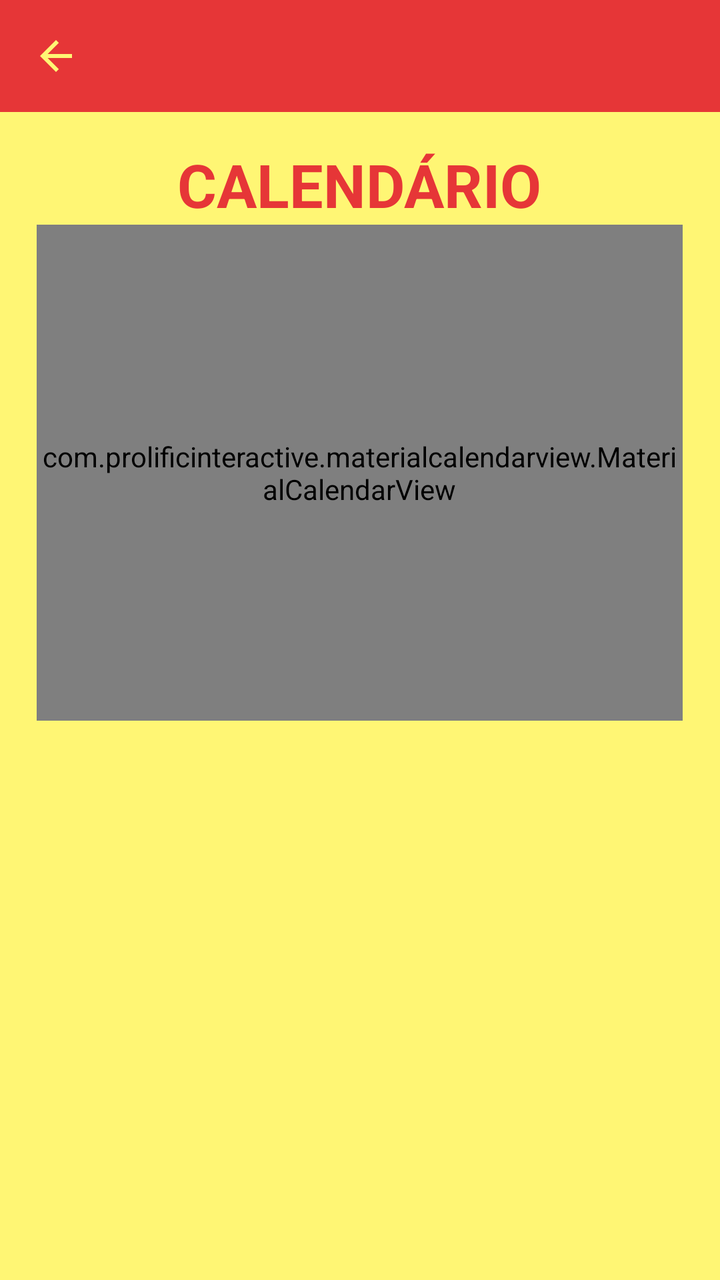
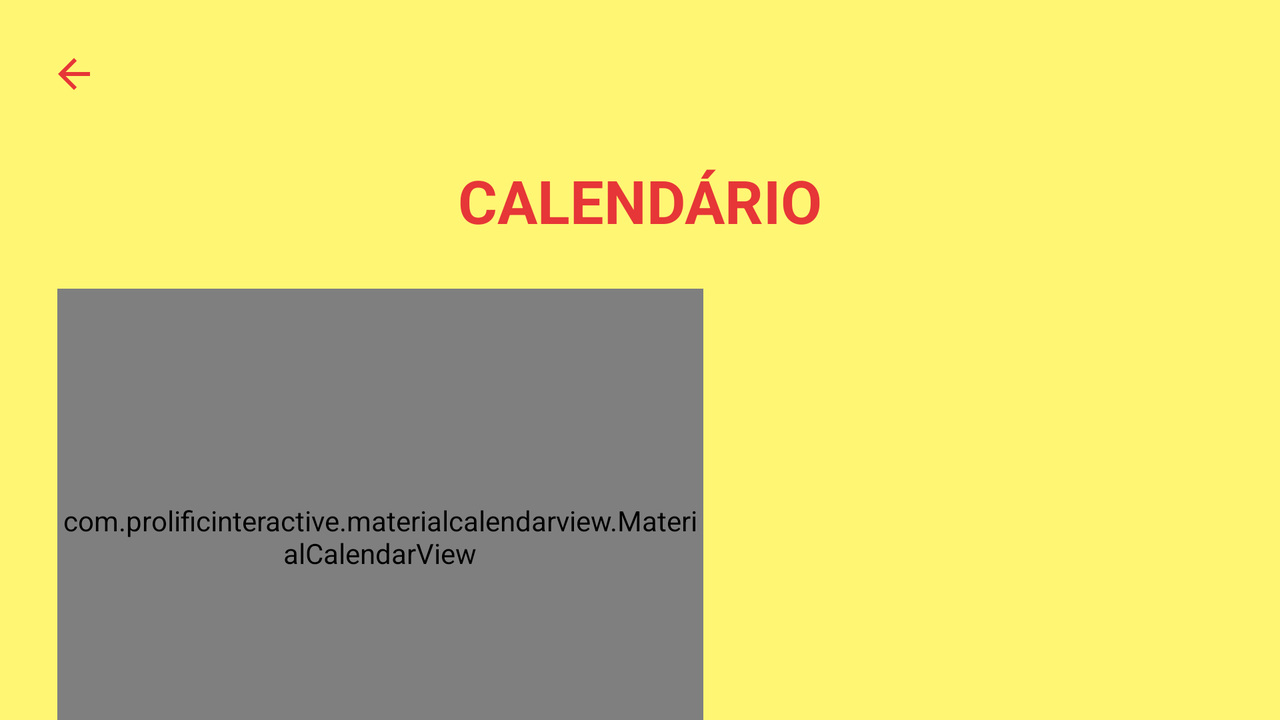

First picture: res/layout/ on a phone held upright. Second picture: the repository's own variant of that layout, on a device whose configuration matches the variant's folder. Source for both follows.
<!-- AndroidManifest.xml: application theme AppTheme -->
<!-- res/layout/activity_calendario.xml -->
<?xml version="1.0" encoding="utf-8"?>
<RelativeLayout xmlns:android="http://schemas.android.com/apk/res/android"
    xmlns:app="http://schemas.android.com/apk/res-auto"
    xmlns:tools="http://schemas.android.com/tools"
    android:layout_width="match_parent"
    android:layout_height="match_parent"
    android:background="@color/Amarelo"
    tools:context=".CalendarioActivity">

    <LinearLayout
        android:layout_width="match_parent"
        android:layout_height="match_parent"
        android:orientation="vertical">

        <com.google.android.material.appbar.AppBarLayout
            android:layout_width="match_parent"
            android:layout_height="wrap_content">

            <androidx.appcompat.widget.Toolbar
                android:id="@+id/tool_bar_calendario"
                android:layout_width="match_parent"
                android:layout_height="?attr/actionBarSize"
                app:navigationIcon="@drawable/ic_arrow"
                style="@style/Widget.MaterialComponents.Toolbar.Primary"/>
        </com.google.android.material.appbar.AppBarLayout>

        <LinearLayout
            android:layout_width="match_parent"
            android:layout_height="wrap_content"
            android:clipChildren="false"
            android:clipToPadding="false"
            android:orientation="vertical"
            android:paddingTop="16dp">

            <TextView
                android:layout_width="wrap_content"
                android:layout_height="wrap_content"
                android:text="CALENDÁRIO"
                android:textColor="@color/Vermelho"
                android:textSize="30sp"
                android:textStyle="bold"
                android:layout_gravity="center"/>

        </LinearLayout>

        <LinearLayout
            android:layout_width="match_parent"
            android:layout_height="match_parent"
            android:orientation="vertical">

            <com.prolificinteractive.materialcalendarview.MaterialCalendarView
                android:id="@+id/calendar_view_calendario"
                android:layout_width="323dp"
                android:layout_height="248dp"
                app:layout_constraintEnd_toEndOf="parent"
                app:layout_constraintStart_toStartOf="parent"
                app:layout_constraintTop_toBottomOf="@+id/textView22"
                app:mcv_selectionColor="@color/Vermelho"
                app:mcv_showOtherDates="all"
                android:layout_gravity="center"/>


            <ListView
                android:id="@+id/list_view_calendario"
                android:layout_width="match_parent"
                android:layout_height="wrap_content"
                android:divider="@color/Amarelo"
                android:dividerHeight="13.0sp"
                android:layout_marginTop="20dp"
                android:layout_marginLeft="@dimen/list_view_margin_left"
                android:layout_marginRight="@dimen/list_view_margin_right" />

        </LinearLayout>

    </LinearLayout>


</RelativeLayout>
<!-- resources referenced by this layout -->
<resources>
  <color name="Amarelo">#FFF674</color>
  <color name="Vermelho">#E63637</color>
  <dimen name="list_view_margin_left">20dp</dimen>
  <dimen name="list_view_margin_right">20dp</dimen>
  <!-- drawable ic_arrow (drawable) -->
  <vector android:height="24dp" android:tint="#FFF674"
      android:viewportHeight="24.0" android:viewportWidth="24.0"
      android:width="24dp" xmlns:android="http://schemas.android.com/apk/res/android">
      <path android:fillColor="#FF000000" android:pathData="M20,11H7.83l5.59,-5.59L12,4l-8,8 8,8 1.41,-1.41L7.83,13H20v-2z"/>
  </vector>
  <style name="AppTheme" parent="Theme.AppCompat.Light.NoActionBar">
          
          <item name="colorPrimary">@color/colorPrimary</item>
          <item name="colorPrimaryDark">@color/colorPrimaryDark</item>
          <item name="colorAccent">@color/colorAccent</item>
      </style>
  <color name="colorPrimary">#E63637</color>
  <color name="colorPrimaryDark">#BA1314</color>
  <color name="colorAccent">#E63637</color>
</resources>
<!-- res/layout-land/activity_calendario.xml (the author's variant of the layout above) -->
<!-- drawn on the phone turned sideways -->
<?xml version="1.0" encoding="utf-8"?>
<androidx.constraintlayout.widget.ConstraintLayout xmlns:android="http://schemas.android.com/apk/res/android"
    xmlns:app="http://schemas.android.com/apk/res-auto"
    xmlns:tools="http://schemas.android.com/tools"
    android:layout_width="match_parent"
    android:layout_height="match_parent"
    android:background="@color/Amarelo"
    tools:context=".CalendarioActivity">

    <ImageButton
        android:id="@+id/buttonVoltarCalendario"
        android:layout_width="wrap_content"
        android:layout_height="wrap_content"
        android:layout_marginStart="25dp"
        android:layout_marginLeft="25dp"
        android:layout_marginTop="25dp"
        app:layout_constraintStart_toStartOf="parent"
        app:layout_constraintTop_toTopOf="parent"
        app:srcCompat="?attr/homeAsUpIndicator"
        android:tint="@color/Vermelho"
        android:background="@null"/>

    <com.prolificinteractive.materialcalendarview.MaterialCalendarView
        android:id="@+id/calendarView"
        android:layout_width="323dp"
        android:layout_height="248dp"
        android:layout_marginTop="24dp"
        app:layout_constraintEnd_toEndOf="parent"
        app:layout_constraintHorizontal_bias="0.09"
        app:layout_constraintStart_toStartOf="parent"
        app:layout_constraintTop_toBottomOf="@+id/textView22"
        app:mcv_selectionColor="@color/Vermelho"
        app:mcv_showOtherDates="all" />

    <TextView
        android:id="@+id/textView22"
        android:layout_width="wrap_content"
        android:layout_height="wrap_content"
        android:layout_marginTop="80dp"
        android:text="CALENDÁRIO"
        android:textColor="@color/Vermelho"
        android:textSize="30sp"
        android:textStyle="bold"
        app:layout_constraintEnd_toEndOf="parent"
        app:layout_constraintStart_toStartOf="parent"
        app:layout_constraintTop_toTopOf="parent" />

    <ListView
        android:id="@+id/listCalendar"
        android:layout_width="275dp"
        android:layout_height="252dp"
        android:layout_marginBottom="16dp"
        android:divider="@color/Amarelo"
        android:dividerHeight="13.0sp"
        app:layout_constraintBottom_toBottomOf="parent"
        app:layout_constraintEnd_toEndOf="parent"
        app:layout_constraintStart_toEndOf="@+id/calendarView"
        app:layout_constraintTop_toTopOf="@+id/calendarView" />

</androidx.constraintlayout.widget.ConstraintLayout>
<!-- resources referenced by the variant -->
<!-- as the phone turned sideways resolves them -->
<resources>
  <color name="Amarelo">#FFF674</color>
  <color name="Vermelho">#E63637</color>
  <style name="AppTheme" parent="Theme.AppCompat.Light.NoActionBar">
          
          <item name="colorPrimary">@color/colorPrimary</item>
          <item name="colorPrimaryDark">@color/colorPrimaryDark</item>
          <item name="colorAccent">@color/colorAccent</item>
      </style>
  <color name="colorPrimary">#E63637</color>
  <color name="colorPrimaryDark">#BA1314</color>
  <color name="colorAccent">#E63637</color>
</resources>
